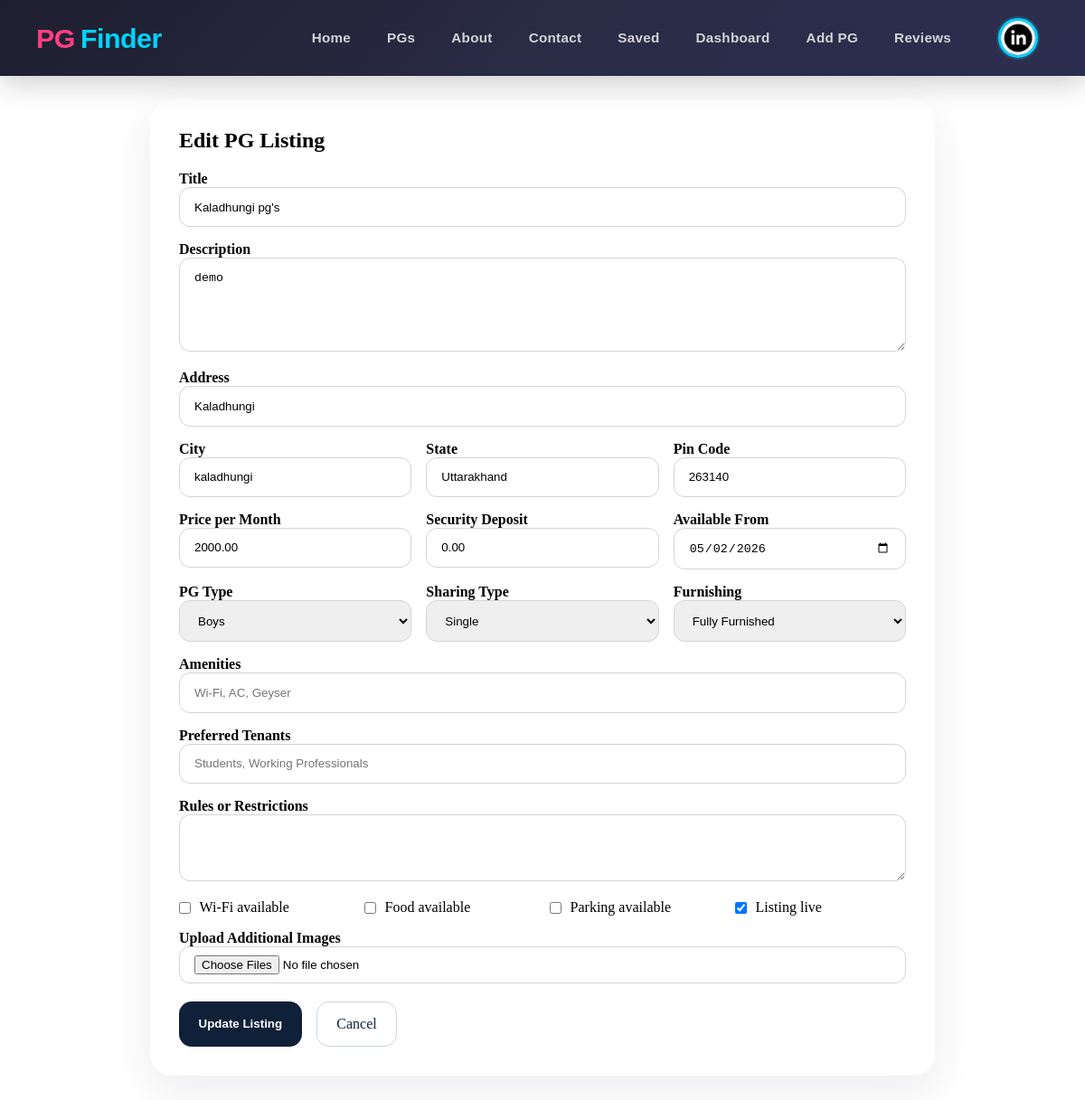
The app's page /pgs/owner/edit/kaladhungi-pgs/ (signed in) with its own data.
### users/models.py (models this page shows, shortened)
class MyUser(AbstractBaseUser):
    email = models.EmailField(
        verbose_name="Email Address",
        max_length=255,
        unique=True,
    )
    username = models.CharField(max_length=50,unique=True)
    first_name = models.CharField(max_length=50)
    last_name = models.CharField(max_length=50)
    gender = models.CharField(max_length=30,blank=True,null=True, choices=[
        ('male','Male'),
        ('female','Female'),
    ])
    date_of_birth = models.DateField(blank=True, null=True)
    phone =  models.CharField(max_length=15,unique=True )
    profile_image = models.ImageField(upload_to='profile_images/', blank=True, null=True)
    is_owner = models.BooleanField(default=False)
    aadhar_card = models.CharField(max_length=20, unique=True, blank=True, null=True)
    address = models.TextField(blank=True, null=True)
    city = models.CharField(max_length=100, blank=True, null=True)
    state = models.CharField(max_length=100, blank=True, null=True)
    pin_code = models.CharField(max_length=10, blank=True, null=True)
    date_joined = models.DateTimeField(auto_now_add=True,blank=True)
    last_login = models.DateTimeField(auto_now_add=True)
    is_admin = models.BooleanField(default=False)
    is_staff = models.BooleanField(default=False)
    is_active = models.BooleanField(default=False)
    is_superadmin = models.BooleanField(default=False)
    objects = MyUserManager()
    USERNAME_FIELD = "email"
    REQUIRED_FIELDS = ["username","first_name", "last_name", "date_of_birth"]

### pgs/models.py (models this page shows, shortened)
class PgListing(models.Model):
    TYPE_CHOICES = [
        ("boys", "Boys"),
        ("girls", "Girls"),
        ("coed", "Coed"),
        ("family", "Family"),
    ]
    SHARING_CHOICES = [
        ("single", "Single"),
        ("double", "Double"),
        ("triple", "Triple"),
        ("quad", "Quad"),
    ]
    FURNISHING_CHOICES = [
        ("fully_furnished", "Fully Furnished"),
        ("semi_furnished", "Semi Furnished"),
        ("unfurnished", "Unfurnished"),
    ]
    owner = models.ForeignKey(Users, on_delete=models.CASCADE, related_name="pg_listings")
    title = models.CharField(max_length=100)
    slug = models.SlugField(max_length=200, unique=True)
    description = models.TextField()
    address = models.CharField(max_length=255)
    city = models.CharField(max_length=100)
    state = models.CharField(max_length=100)
    pin_code = models.CharField(max_length=10)
    latitude = models.DecimalField(max_digits=9, decimal_places=6, null=True, blank=True, help_text="Latitude coordinate")
    longitude = models.DecimalField(max_digits=9, decimal_places=6, null=True, blank=True, help_text="Longitude coordinate")
    price_per_month = models.DecimalField(max_digits=10, decimal_places=2)
    security_deposit = models.DecimalField(max_digits=10, decimal_places=2, default=0)
    available_from = models.DateField()
    is_available = models.BooleanField(default=True)
    type_of_pg = models.CharField(max_length=20, blank=True, null=True, choices=TYPE_CHOICES)
    amenities = models.TextField(help_text="Comma-separated list of amenities", blank=True, null=True)
    preferred_tenants = models.CharField(
        max_length=255,
        blank=True,
        help_text="Comma-separated preferred tenant types",
    )
    furnishing_status = models.CharField(
        max_length=30,
        choices=FURNISHING_CHOICES,
        default="fully_furnished",
    )
    food_available = models.BooleanField(default=False)
    parking_available = models.BooleanField(default=False)
    wifi_available = models.BooleanField(default=False)
    rules_or_restrictions = models.TextField(blank=True)
    sharing_type = models.CharField(max_length=20, choices=SHARING_CHOICES)
    created_at = models.DateTimeField(auto_now_add=True)
    updated_at = models.DateTimeField(auto_now=True)
    class Meta:
        ordering = ["-created_at"]

### pgs/views.py (the view, shortened to what this page needs)
# urls.py: path("owner/edit/<slug:pg_slug>/", views.pg_edit, name="pg_edit"),
@login_required(login_url="user_login")
def pg_edit(request, pg_slug):
    pg_listing = get_object_or_404(PgListing, slug=pg_slug, owner=request.user)
    return render(request, "users/owners/pg_edit.html", {"pg": pg_listing})

### templates/users/owners/pg_edit.html (shortened to what this page needs)
{% extends "base.html" %}
{% load static %}
{% block content %}
<section style="max-width: 900px; margin: 2.5rem auto 4rem; padding: 0 1rem;">
  <div style="background: white; border-radius: 24px; box-shadow: 0 18px 48px rgba(30,31,61,0.08); padding: 2rem;">
    <h1 style="margin-bottom: 1.25rem;">Edit PG Listing</h1>
    <form method="post" enctype="multipart/form-data">
      <div style="display:grid; gap:1rem;">
        <label>
          <strong>Title</strong>
          <input type="text" name="title" value="{{ pg.title }}" required style="width:100%; padding:.85rem 1rem; border:1px solid #d1d5db; border-radius:12px;">
        </label>
        <label>
          <strong>Description</strong>
          <textarea name="description" rows="5" required style="width:100%; padding:.85rem 1rem; border:1px solid #d1d5db; border-radius:12px;">{{ pg.description }}</textarea>
        </label>
        <label>
          <strong>Address</strong>
          <input type="text" name="address" value="{{ pg.address }}" required style="width:100%; padding:.85rem 1rem; border:1px solid #d1d5db; border-radius:12px;">
        </label>
        <div style="display:grid; grid-template-columns: repeat(auto-fit,minmax(200px,1fr)); gap:1rem;">
          <label>
            <strong>City</strong>
            <input type="text" name="city" value="{{ pg.city }}" required style="width:100%; padding:.85rem 1rem; border:1px solid #d1d5db; border-radius:12px;">
          </label>
          <label>
            <strong>State</strong>
            <input type="text" name="state" value="{{ pg.state }}" required style="width:100%; padding:.85rem 1rem; border:1px solid #d1d5db; border-radius:12px;">
          </label>
          <label>
            <strong>Pin Code</strong>
            <input type="text" name="pin_code" value="{{ pg.pin_code }}" required style="width:100%; padding:.85rem 1rem; border:1px solid #d1d5db; border-radius:12px;">
          </label>
        </div>
        <div style="display:grid; grid-template-columns: repeat(auto-fit,minmax(200px,1fr)); gap:1rem;">
          <label>
            <strong>Price per Month</strong>
            <input type="number" step="0.01" name="price_per_month" value="{{ pg.price_per_month }}" required style="width:100%; padding:.85rem 1rem; border:1px solid #d1d5db; border-radius:12px;">
          </label>
          <label>
            <strong>Security Deposit</strong>
            <input type="number" step="0.01" name="security_deposit" value="{{ pg.security_deposit }}" style="width:100%; padding:.85rem 1rem; border:1px solid #d1d5db; border-radius:12px;">
          </label>
          <label>
            <strong>Available From</strong>
            <input type="date" name="available_from" value="{{ pg.available_from|date:'Y-m-d' }}" required style="width:100%; padding:.85rem 1rem; border:1px solid #d1d5db; border-radius:12px;">
          </label>
        </div>
        <div style="display:grid; grid-template-columns: repeat(auto-fit,minmax(200px,1fr)); gap:1rem;">
          <label>
            <strong>PG Type</strong>
            <select name="type_of_pg" style="width:100%; padding:.85rem 1rem; border:1px solid #d1d5db; border-radius:12px;">
              <option value="boys" {% if pg.type_of_pg == 'boys' %}selected{% endif %}>Boys</option>
            </select>
          </label>
          <label>
            <strong>Sharing Type</strong>
            <select name="sharing_type" required style="width:100%; padding:.85rem 1rem; border:1px solid #d1d5db; border-radius:12px;">
              <option value="single" {% if pg.sharing_type == 'single' %}selected{% endif %}>Single</option>
            </select>
          </label>
          <label>
            <strong>Furnishing</strong>
            <select name="furnishing_status" style="width:100%; padding:.85rem 1rem; border:1px solid #d1d5db; border-radius:12px;">
              <option value="fully_furnished" {% if pg.furnishing_status == 'fully_furnished' %}selected{% endif %}>Fully Furnished</option>
            </select>
          </label>
        </div>
        <label>
          <strong>Amenities</strong>
          <input type="text" name="amenities" value="{{ pg.amenities }}" placeholder="Wi-Fi, AC, Geyser" style="width:100%; padding:.85rem 1rem; border:1px solid #d1d5db; border-radius:12px;">
        </label>
        <label>
          <strong>Preferred Tenants</strong>
          <input type="text" name="preferred_tenants" value="{{ pg.preferred_tenants }}" placeholder="Students, Working Professionals" style="width:100%; padding:.85rem 1rem; border:1px solid #d1d5db; border-radius:12px;">
        </label>
        <label>
          <strong>Rules or Restrictions</strong>
          <textarea name="rules_or_restrictions" rows="3" style="width:100%; padding:.85rem 1rem; border:1px solid #d1d5db; border-radius:12px;">{{ pg.rules_or_restrictions }}</textarea>
        </label>
        <div style="display:grid; grid-template-columns: repeat(auto-fit,minmax(180px,1fr)); gap:1rem;">
          <label style="display:flex; align-items:center; gap:.6rem;">
            <input type="checkbox" name="wifi_available" value="1" {% if pg.wifi_available %}checked{% endif %}>
            <span>Wi-Fi available</span>
          </label>
          <label style="display:flex; align-items:center; gap:.6rem;">
            <input type="checkbox" name="food_available" value="1" {% if pg.food_available %}checked{% endif %}>
            <span>Food available</span>
          </label>
          <label style="display:flex; align-items:center; gap:.6rem;">
            <input type="checkbox" name="parking_available" value="1" {% if pg.parking_available %}checked{% endif %}>
            <span>Parking available</span>
          </label>
          <label style="display:flex; align-items:center; gap:.6rem;">
            <input type="checkbox" name="is_available" value="1" {% if pg.is_available %}checked{% endif %}>
            <span>Listing live</span>
          </label>
        </div>
        <label>
          <strong>Upload Additional Images</strong>
          <input type="file" name="pg_images" multiple style="width:100%; padding:.55rem 1rem; border:1px solid #d1d5db; border-radius:12px;">
        </label>
      </div>
      <div style="display:flex; flex-wrap:wrap; gap:1rem; margin-top:1.25rem;">
        <button type="submit" style="background:#102038; color:white; padding:.95rem 1.35rem; border:none; border-radius:14px; font-weight:700;">Update Listing</button>
        <a href="{% url 'owner_dashboard' %}?pg={{ pg.slug }}" style="display:inline-flex; align-items:center; justify-content:center; padding:.95rem 1.35rem; border:1px solid #cbd5e1; border-radius:14px; color:#13243d; text-decoration:none;">Cancel</a>
      </div>
    </form>
  </div>
</section>
{% endblock %}

### templates/includes/nav.html (shortened to what this page needs)
{% load static %}
<nav class="navbar">
  <a class="logo" href="{% url 'home' %}">
    <div class="logo"> <span>PG</span>Finder</div>
  </a>
  <ul class="nav-links">
    {% if user.is_authenticated %}
      <li><a href="{% url 'home'%}">Home</a></li>
      <li><a href="{% url 'pgs' %}">PGs</a></li>
      <li><a href="{% url 'about' %}">About</a></li>
      <li><a href="{% url 'contact' %}">Contact</a></li>
      <li><a href="{% url 'saved_pg_list' %}">Saved</a></li>
      {% if user.is_owner or user.is_staff %}
        <li><a href="{% url 'owner_dashboard' %}">Dashboard</a></li>
          <li><a href="{% url 'pg_register' %}">Add PG</a></li>
        <li><a href="{% url 'owner_booking_reviews' %}">Reviews</a></li>
      {% endif %}
      <li class="user-profile">
        <div class="profile-container" id="profileToggle">
          {% if user.profile_image %}
            <img src="{{ user.profile_image.url }}" alt="Profile" class="profile-img">
          {% else %}
            <img src="{% static 'images/user.png' %}" alt="Profile" class="profile-img">
          {% endif %}
        </div>
      </li>
    {% else %}
      <li><a href="{% url 'about' %}">About</a></li>
      <li><a href="{%url 'user_login'%}">Login</a></li>
      <li><a href="{%url 'signup'%}">Signup</a></li>
    {% endif %}
  </ul>
</nav>

### static/css/nav.css (style rules this page uses)
* { margin: 0; padding: 0; box-sizing: border-box; }
html { margin: 0; padding: 0; }
body { margin: 0; padding: 0; padding-top: 70px; }
.navbar { background: linear-gradient(135deg, #1e1e2f 0%, #2a2b45 50%, #2d2e4f 100%); color: white; display: flex; justify-content: space-between; align-items: center; padding: 12px 40px; font-family: 'Poppins', sans-serif; position: fixed; top: 0; left: 0; right: 0; width: 100%; z-index: 1000; box-shadow: 0 8px 32px rgba(0, 0, 0, 0.2); backdrop-filter: blur(10px); min-height: 70px; }
.logo { font-size: 1.9rem; font-weight: 800; color: #00d4ff; text-decoration: none; display: flex; align-items: center; gap: 6px; transition: all 0.3s ease; letter-spacing: -0.5px; }
.logo span { color: #ff4081; font-weight: 800; }
.nav-links { list-style: none; display: flex; gap: 40px; align-items: center; }
.nav-links a { text-decoration: none; color: #d4d4d8; font-size: 0.95rem; font-weight: 600; transition: all 0.3s ease; position: relative; letter-spacing: 0.3px; }
.nav-links a::after { content: ''; position: absolute; bottom: -8px; left: 0; width: 0; height: 3px; background: linear-gradient(135deg, #00d4ff, #0099cc); transition: width 0.3s ease; border-radius: 3px; }
.user-profile { list-style: none; margin-left: auto; position: relative; }
.profile-container { display: flex; flex-direction: column; align-items: center; gap: 6px; cursor: pointer; transition: all 0.3s ease; padding: 8px 12px; border-radius: 12px; }
.profile-img { width: 44px; height: 44px; border-radius: 50%; object-fit: cover; border: 3px solid #00d4ff; transition: all 0.3s ease; box-shadow: 0 0 0 2px rgba(0, 212, 255, 0.2); }

### templates/base.html (style rules this page uses)
html, body { max-width: 100vw !important; overflow-x: hidden !important; }

### records on screen
MyUser: profile_image (picture)
PgListing: title "Kaladhungi pg's", description "demo", address "Kaladhungi", city "kaladhungi", state "Uttarakhand", pin_code "263140", price_per_month "2000.00", security_deposit "0.00", available_from "05/02/2026", type_of_pg "Boys", sharing_type "Single", furnishing_status "Fully Furnished", is_available "☑"
